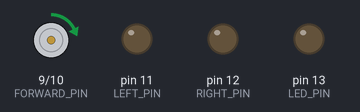
Recording of a sketch running on a simulated Arduino Uno, built with avr-gcc and run on an emulated ATmega328P. Shown: motor-driver pin pairs drawn as motors (green arrow = first pin HIGH = forward, orange = second pin HIGH = backward, longer = more drive), output pins drawn as LEDs (lit = HIGH).

Above: at 2.5 s.
Timing chart, 0 to 13.0 s (numbered marks = the images above):
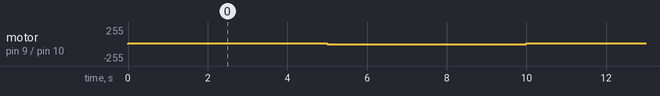

Measured:
- by itself, motor on pin 9 (FORWARD_PIN) / pin 10 (BACKWARD_PIN): alternates forward 15/255 for 5.0 s and backward 5/255 for 5.0 s

The sketch:

ForBackward.ino
```cpp
// (licence header left out)
/**
 * @file ForBacKward.ino
 * @brief Arduino Formula zero vehicle firmware.
 * @author Valery Farcy
 */

// Pin Functions
#define FORWARD_PIN   (9)

#define BACKWARD_PIN   (10)
#define LEFT_PIN     (11)
#define RIGHT_PIN    (12)
#define LED_PIN   (13)


void setup()
{
  pinMode(FORWARD_PIN, OUTPUT);

  Serial.begin(115200);                                                                                                                                                                                                                                                                    pinMode(BACKWARD_PIN, OUTPUT);
  pinMode(LEFT_PIN, OUTPUT);
  pinMode(RIGHT_PIN, OUTPUT);
  pinMode(LED_PIN, OUTPUT);
}

void loop()
{

  analogWrite( FORWARD_PIN, 15 );
  delay(5000);
  analogWrite( FORWARD_PIN, 0 );
  analogWrite( BACKWARD_PIN, 5 );
  delay(5000);
  analogWrite( BACKWARD_PIN, 0 );


}
```
